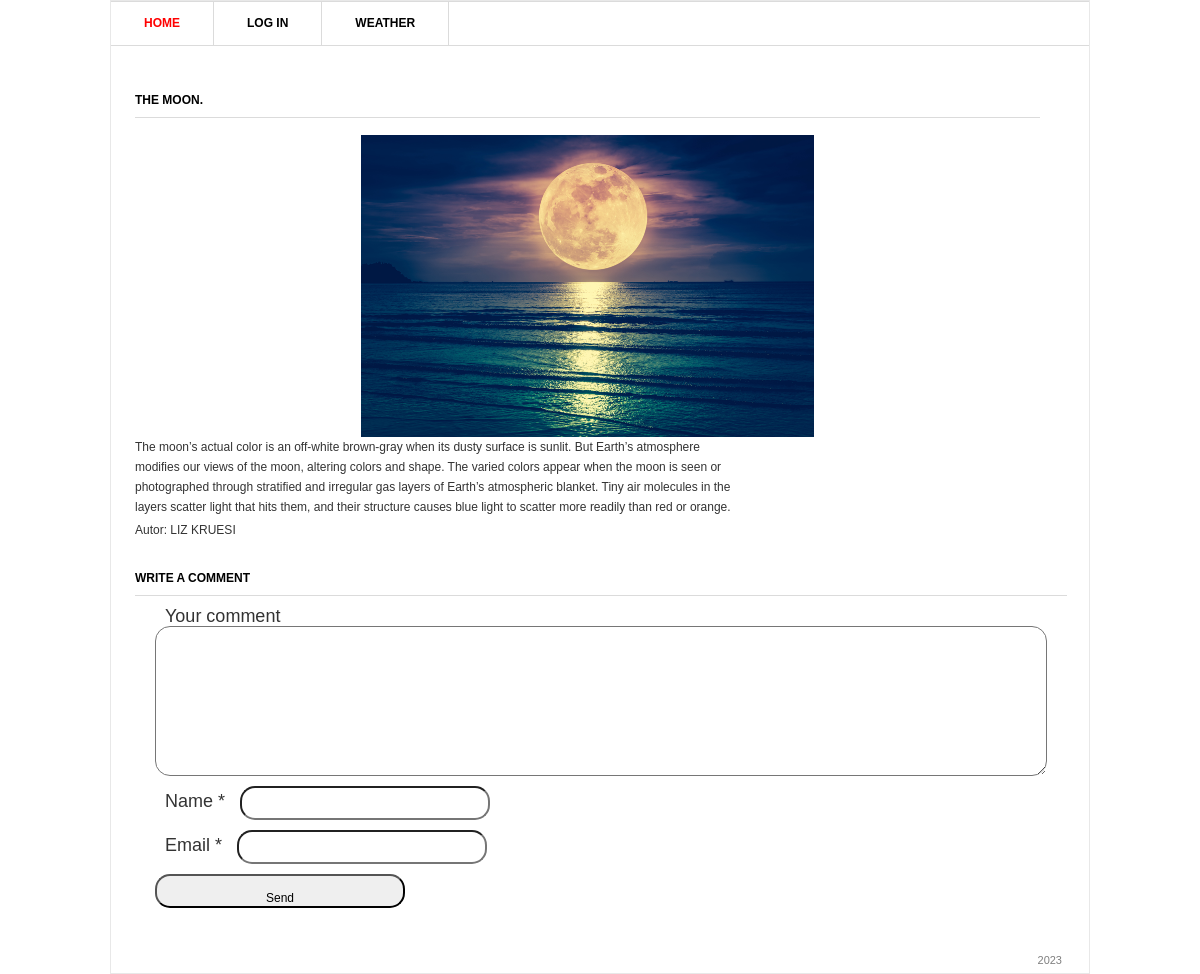
/1/, run on the app's committed database.
### blog/models.py (models this page shows, shortened)
class Post(models.Model):
    title = models.CharField('Title', max_length=100)
    description = models.TextField('Text')
    author = models.CharField('Name', max_length=100)
    date = models.DateField('Date')
    img = models.ImageField('Img', upload_to='image/%Y')

### blog/views.py (the view)
# urls.py: path('<int:pk>/', views.PostDetail.as_view()),
class PostDetail(View):
    def get(self, request, pk):
        post = Post.objects.get(id=pk)
        return render(request, 'blog/blog_detail.html', {'post': post})

### templates/blog/blog_detail.html (shortened to what this page needs)
{% load static %}
<html xmlns="http://www.w3.org/1999/html">
<head>
	<link rel="stylesheet" href="{% static 'css/style.css' %}" type="text/css" media="all" />
</head>
<body>
<div class="shell">
	<div class="border">
		<div id="navigation">
			<ul>
			    <li><a href="/" class="active">Home</a></li>
			    <li><a href="/admin">Log in</a></li>
				<li><a href="/weather">Weather</a></li>
			</ul>
	    </div>
		<div id="main">
			<div id="content" class="left">
				<div class="projects">
					<h3>{{ post.title }}</h3>
                    <p align="center">
                        <img src="{{ post.img.url }}" width="50%"/>
                    </p>
					<div class="item">
						<div class="text left">
							<p>{{ post.description }}</p>
							<p>Autor: {{ post.author }}</p>
						</div>
					</div>
				</div>
			</div>
			<div class="form-comment">
				<h3>Write a comment</h3>
			<div>
			<form action="{% url 'add_comment' post.id %}" method="post">
				<div>
			        <label>Your comment</label>
			        <textarea name="text_comments"></textarea>
				</div>
				<div>
			        <label>Name *</label>
			        <input type="text" name="name">
				</div>
				<div>
			        <label>Email *</label>
			        <input type="email" name="email">
				</div>
				<div><input type="submit" value="Send" /></div>
			</form>
		</div>
	</div>
</div>
	<div id="footer">
		<p class="copy right">  2023 </p>
	</div>
</div>
</body>
</html>

### static/css/style.css (style rules this page uses)
* { margin: 0; padding: 0; outline:0; }
body { font-size: 12px; line-height: 20px; font-family: Georgia, Arial, Helvetica, Sans-Serif; color: #333; background: url() repeat 0 0; }
a { color: #ff0000; text-decoration: none; cursor:pointer; }
input, textarea, select { font-family: Arial, Helvetica, sans-serif; font-size:12px; }
textarea { overflow:auto; }
.left, .alignleft { float: left; display: inline; }
.right, .alignright { float: right; display: inline; }
.shell { width: 980px; margin: 0 auto; }
.border { border: 1px solid #e8e8e8; background: #fff; position: relative; }
#navigation { height: 43px; border-top: 1px solid #dbdbdb; border-bottom: 1px solid #dbdbdb; }
#navigation ul { list-style: none; }
#navigation ul li { float: left; height: 43px; border-right: 1px solid #dbdbdb; font-size: 12px; line-height: 43px; font-weight: bold; text-transform: uppercase; }
#navigation ul li a { float: left; height: 43px; color: #000; padding: 0 33px; }
#navigation ul li a:hover, #navigation ul li a.active { color: #ff0000; text-decoration: none; }
#main { width: 932px; padding: 37px 24px 17px 24px; }
#main h3 { font-size: 12px; line-height: 15px; color: #000; text-transform: uppercase; border-bottom: 1px solid #dbdbdb; padding: 0 0 9px 0; }
#content { width: 905px; }
.projects { padding: 10px 0 0 0; }
.projects h3 { margin: 0 0 17px 0; }
.projects .item { margin: 0 0 28px 0; }
.projects .text { width: 600px; }
.projects .text p { padding: 0 0 3px 0; }
#footer { font-family: Arial, sans-serif; font-size: 11px; line-height: 14px; color: #7f7f7f; padding: 18px 27px 20px 38px; }
.form-comment { font-size: 18px; }
.form-comment label { margin: 10px 10px; }
.form-comment input { border-radius: 15px; padding: 15px; height: 10px; width: 250px; }
.form-comment textarea { border-radius: 15px; padding: 15px; height: 150px; width: 100%; resize: vertical; }
.form-comment div { margin: 10px; }

### data on the page
Post: title "THE MOON.", img (picture), description "The moon’s actual color is an off-white brown-gray when its dusty surface is sunlit. But Earth’s atmosphere modifies our views of the moon, altering colors and shape. The varied colors appear when the moon is seen or photographed through stratified and irregular gas layers of Earth’s atmospheric blanket. Tiny air molecules in the layers scatter light that hits them, and their structure causes blue light to scatter more readily than red or orange.", author "LIZ KRUESI"
